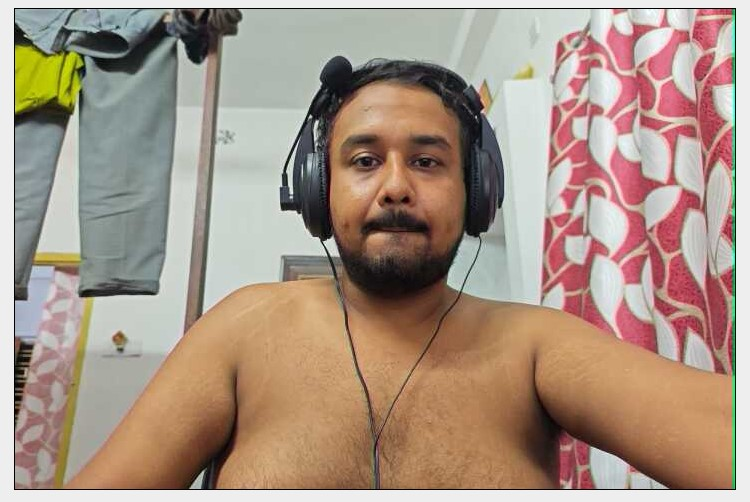
#> input picture jarvis-backend/known_faces/kaustav.jpg, 750 x 502 px
$ python -i face_gate.py   (imports and definitions only)
#> lines starting #> are read from the running program, lines starting #| are printed output that depends on the picture
"""
face_gate.py — Phase G3 owner gate for gesture control (CPU-cheap, ONNX)
========================================================================

Answers three questions from the SAME frames the gesture loop already has
(no second camera, no TensorFlow):

    1. Is the OWNER at the desk?          -> gestures allowed, PC unlocked
    2. Is a STRANGER showing hands?       -> deny gestures + phone alert
    3. Is anyone there at all / moving?   -> absence -> soft lock

Stack: YuNet face detector + SFace face recogniser — both ship inside
opencv(-contrib), tiny ONNX models in models/, a few ms per check on CPU.
Deliberately NOT DeepFace/TF (ambient_vision's stack): that is ~seconds per
verify; the gate must run every second or two inside a 30 fps loop.

Enrolment: enroll_face.py writes models/owner_embeddings.npz (N SFace
embeddings of the owner). Cosine similarity >= 0.363 = same person (the
SFace-standard threshold).

Pure-logic pieces (AbsenceTracker, cosine_best) have no cv2/numpy state and
are unit-tested in test_face_gate.py with a fake clock. Heavy imports stay
inside FaceGate so importing this module costs nothing (ambient_vision
pattern).
"""

from __future__ import annotations

import os
from dataclasses import dataclass, field

DETECT_MODEL = os.path.join("models", "face_detection_yunet_2023mar.onnx")
RECOG_MODEL = os.path.join("models", "face_recognition_sface_2021dec.onnx")
OWNER_DB = os.path.join("models", "owner_embeddings.npz")
COSINE_THRESHOLD = 0.363  # SFace-standard same-person threshold
# A face that misses the threshold but still scores this high is far more likely
# the owner off-axis than a different person: live, an off-axis owner lands in
# the high 0.2s/low 0.3s while a genuine stranger sits near 0.0-0.1. Such a face
# is still NOT the owner (gestures stay denied) — it is only counted as weaker
# evidence by StrangerConfirmer, so a head turn can't fire an intruder alert.
UNCERTAIN_FLOOR = float(os.getenv("JARVIS_FACE_UNCERTAIN_FLOOR", "0.25"))


# [12 lines left out: function cosine_best, not called in this run]


@dataclass
class GateResult:
    any_face: bool = False
    owner_present: bool = False
    stranger_present: bool = False   # a face that is NOT the owner
    owner_score: float = -1.0
    faces: int = 0
    face_box: tuple | None = None    # (x, y, w, h) px of the largest face (G5.4 ROI seed)
    top_score: float = -1.0          # best cosine seen this pass, match or not
    uncertain: bool = False          # the non-owner face scored >= UNCERTAIN_FLOOR


class StrangerConfirmer:
    """Debounce for "a stranger is at the desk".

    SFace flips the owner to `stranger` for a check or two whenever he is
    slightly off-axis — harmless while unlocked, but once the desk locks a
    single such check used to fire a Telegram snapshot of the owner himself.
    So require EVIDENCE, not one frame: each consecutive stranger check adds
    1.0 (or 0.5 when `uncertain`, i.e. the face scored close to the owner) and
    the stranger is asserted at `needed`. Any check without a stranger clears
    the streak, and so does a gap longer than `window_s` — two sightings a
    minute apart are not one person walking up.

    Pure logic, fake-clock testable; the daemon feeds it once per face check
    (NOT once per camera frame), so `needed` counts checks at the face cadence.
    """

    # [28 lines left out: functions __init__, update, reset, not called in this run]


class AbsenceTracker:
    """Owner-away logic with a motion fallback: a turned head loses the face
    but typing/leaning is still motion — only "no face AND no motion for
    absent_after_s" counts as away. Pure logic, fake-clock testable."""

    # [36 lines left out: functions __init__, update, not called in this run]

    def reset(self, t: float | None = None) -> None:
        self._last_presence_t = t


class MotionDetector:
    """Frame-difference motion score on a tiny grayscale image — ~0.1 ms."""

    def __init__(self, threshold: float = 6.0):
        self.threshold = threshold
        self._prev = None
        self.score = 0.0

    def update(self, frame_bgr) -> bool:
        import cv2

        small = cv2.cvtColor(cv2.resize(frame_bgr, (80, 60)), cv2.COLOR_BGR2GRAY)
        if self._prev is None:
            self._prev = small
            self.score = 0.0
            return False
        diff = cv2.absdiff(small, self._prev)
        self._prev = small
        self.score = float(diff.mean())
        return self.score > self.threshold


class FaceGate:
    """YuNet + SFace owner check. Call check(frame) at YOUR cadence (the
    gesture daemon decides per state — this class does one full pass per call)."""

    # [109 lines left out: functions __init__, _ensure, check, not called in this run]

>>> import cv2
>>> picture = cv2.imread('../known_faces/kaustav.jpg')
#> picture is the input picture: shape (502, 750, 3); mean B, G, R 132.9, 148.2, 168.8
>>> result = MotionDetector().update(picture)
#> in update, `small = cv2.cvtColor(cv2.resize(frame_bgr, (80, 60)), cv2.COLOR_BGR2GR..`:
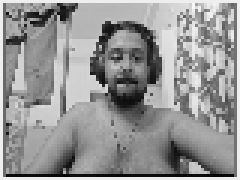
#> small: shape (60, 80) (shown 3 times larger); min 4, max 247, mean 149.1
#> result = False
